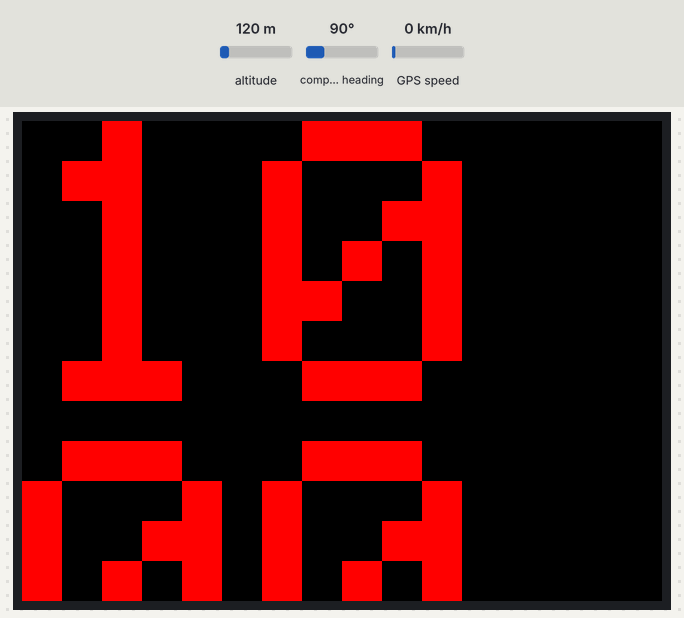
Recording of a sketch running on a simulated Arduino Uno, built with avr-gcc and run on an emulated ATmega328P. Parts: 320×240 colour display. The inputs (shaded band) are chosen by the test bench; at power-on: GPS speed 0 km/h, altitude 120 m, compass heading 90°. The GPS gets a fix after 3 s at 37.7749, -122.4194 with 8 satellites.

Above: at 1.4 s.
1.5 s: GPS speed set to 2 km/h
At 5.1 s:
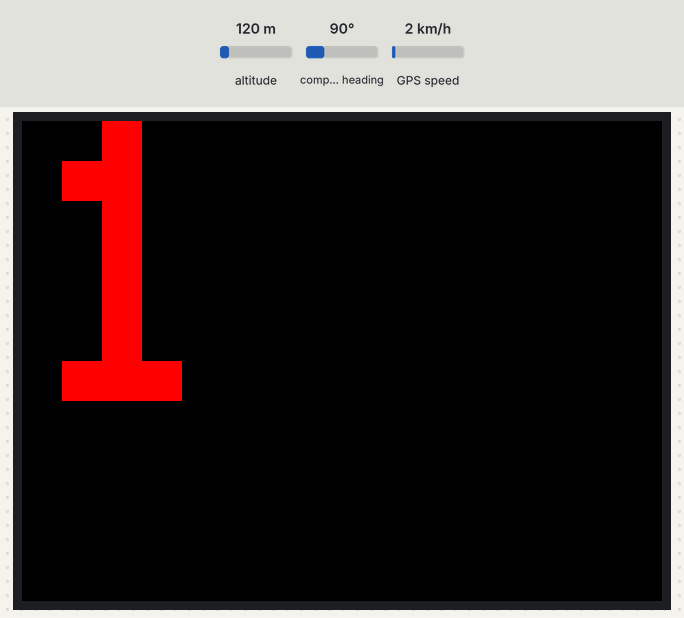
5.6 s: GPS speed set to 30 km/h
At 8.2 s:
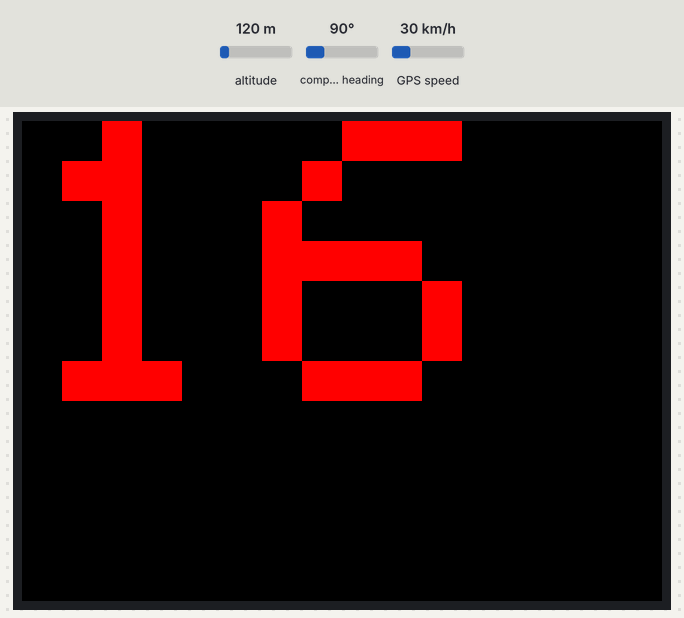
9.7 s: GPS speed set to 60 km/h
At 11.2 s:
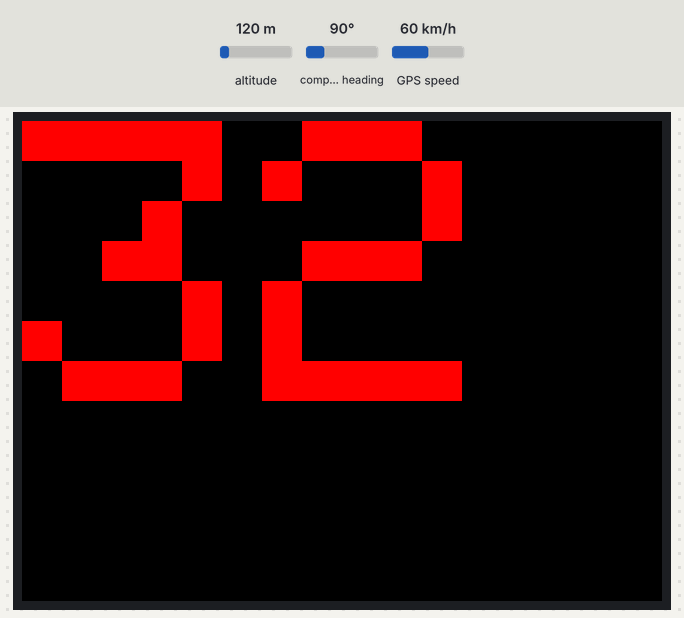
Timing chart, 0 to 12.7 s (numbered marks = the images above; inputs shaded):
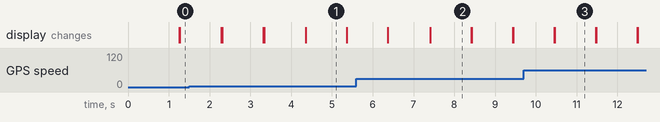

Measured:
- after the input at 5.6 s, the display: first differs from a run without the input after 1.8 s (image 2)
- after the input at 9.7 s, the display: first differs from a run without the input after 0.76 s (image 3)
- what the display in image 1 shows lasts 1.0 s, from 4.4 s to 5.4 s

The sketch:

graphicstest_gps.ino
```cpp
// This sketch has been Refurbished by BUHOSOFT
// IMPORTANT: Adafruit_TFTLCD LIBRARY MUST BE SPECIFICALLY
// CONFIGURED FOR EITHER THE TFT SHIELD OR THE BREAKOUT BOARD.
// SEE RELEVANT COMMENTS IN Adafruit_TFTLCD.h FOR SETUP.
//#define DEBUG
#include <Adafruit_GFX.h>    // Core graphics library
#include <Adafruit_TFTLCD.h> // Hardware-specific library

#include <SoftwareSerial.h>

#include <TinyGPS.h>

// The control pins for the LCD can be assigned to any digital or
// analog pins...but we'll use the analog pins as this allows us to
// double up the pins with the touch screen (see the TFT paint example).
#define LCD_CS A3 // Chip Select goes to Analog 3
#define LCD_CD A2 // Command/Data goes to Analog 2
#define LCD_WR A1 // LCD Write goes to Analog 1
#define LCD_RD A0 // LCD Read goes to Analog 0

#define LCD_RESET A4 // Can alternately just connect to Arduino's reset pin

// When using the BREAKOUT BOARD only, use these 8 data lines to the LCD:
// For the Arduino Uno, Duemilanove, Diecimila, etc.:
//   D0 connects to digital pin 8  (Notice these are
//   D1 connects to digital pin 9   NOT in order!)
//   D2 connects to digital pin 2
//   D3 connects to digital pin 3
//   D4 connects to digital pin 4
//   D5 connects to digital pin 5
//   D6 connects to digital pin 6
//   D7 connects to digital pin 7
// For the Arduino Mega, use digital pins 22 through 29
// (on the 2-row header at the end of the board).

// Assign human-readable names to some common 16-bit color values:
#define	BLACK   0x0000
#define	BLUE    0x001F
#define	RED     0xF800
#define	GREEN   0x07E0
#define CYAN    0x07FF
#define MAGENTA 0xF81F
#define YELLOW  0xFFE0
#define WHITE   0xFFFF

Adafruit_TFTLCD tft(LCD_CS, LCD_CD, LCD_WR, LCD_RD, LCD_RESET);
// If using the shield, all control and data lines are fixed, and
// a simpler declaration can optionally be used:
// Adafruit_TFTLCD tft;

TinyGPS gps;
SoftwareSerial ss(68, 69);

void setup(void) {
  ss.begin(9600);
  Serial.begin(115200);
 #ifdef DEBUG
  Serial.begin(9600);
  Serial.println(F("TFT LCD test"));
  Serial.print("TFT size is ");
  Serial.print(tft.width());
  Serial.print("x");
  Serial.println(tft.height());
#endif // DEBUG
  tft.reset();

  uint16_t identifier = tft.readID();

if(identifier == 0x9325) {
#ifdef DEBUG
    Serial.println(F("Found ILI9325 LCD driver"));
  } else if(identifier == 0x9328) {

    Serial.println(F("Found ILI9328 LCD driver"));
  } else if(identifier == 0x7575) {

    Serial.println(F("Found HX8347G LCD driver"));
  } else if(identifier == 0x9341) {

    Serial.println(F("Found ILI9341 LCD driver"));
  } else if(identifier == 0x8357) {

    Serial.println(F("Found HX8357D LCD driver"));
#endif // DEBUG
    } else {
    #ifdef DEBUG
    Serial.print(F("Unknown LCD driver chip: "));
    Serial.println(identifier, HEX);
    Serial.print(F("I try use ILI9341 LCD driver "));
    Serial.println(F("If using the Adafruit 2.8\" TFT Arduino shield, the line:"));
    Serial.println(F("  #define USE_ADAFRUIT_SHIELD_PINOUT"));
    Serial.println(F("should appear in the library header (Adafruit_TFT.h)."));
    Serial.println(F("If using the breakout board, it should NOT be #defined!"));
    Serial.println(F("Also if using the breakout, double-check that all wiring"));
    Serial.println(F("matches the tutorial."));
    #endif // DEBUG
    identifier = 0x9341;
  }


  tft.begin(identifier);
#ifdef DEBUG


  Serial.println(F("Done!"));
#endif // DEBUG
  tft.setRotation(1);
  tft.fillScreen(BLACK);
}

void loop(void) {

  //testText();


 float speed= float((gps.speed())/100.0);
 tft.setCursor(0,0);
 tft.setTextColor(RED); tft.setTextSize(20);
 tft.println(speed,0);


//GPS
  bool newData = false;
  unsigned long chars;
  unsigned short sentences, failed;

  // For one second we parse GPS data and report some key values
  for (unsigned long start = millis(); millis() - start < 1000;)
  {
    while (ss.available())
    {
      char c = ss.read();
      // Serial.write(c); // uncomment this line if you want to see the GPS data flowing
      if (gps.encode(c)) // Did a new valid sentence come in?
        newData = true;
    }
  }

//  if (newData)
//  {
//    float flat, flon;
//    unsigned long age;
//    gps.f_get_position(&flat, &flon, &age);
//    Serial.print("LAT=");
//    Serial.print(flat == TinyGPS::GPS_INVALID_F_ANGLE ? 0.0 : flat, 6);
//    Serial.print(" LON=");
//    Serial.print(flon == TinyGPS::GPS_INVALID_F_ANGLE ? 0.0 : flon, 6);
//    Serial.print(" SAT=");
//    Serial.print(gps.satellites() == TinyGPS::GPS_INVALID_SATELLITES ? 0 : gps.satellites());
//    Serial.print(" PREC=");
//    Serial.print(gps.hdop() == TinyGPS::GPS_INVALID_HDOP ? 0 : gps.hdop());
//  }
//
//  gps.stats(&chars, &sentences, &failed);
//  Serial.print(" CHARS=");
//  Serial.print(chars);
//  Serial.print(" SENTENCES=");
//  Serial.print(sentences);
//  Serial.print(" CSUM ERR=");
//  Serial.println(failed);
//  if (chars == 0)
//    Serial.println("** No characters received from GPS: check wiring **");


 ///

 tft.setCursor(0,0);
 tft.setTextColor(BLACK); tft.setTextSize(20);
 tft.println(speed,0);


// tft.fillScreen(BLACK);

}


unsigned long testText() {
  tft.fillScreen(BLACK);
  unsigned long start = micros();
  tft.setCursor(0, 0);
  tft.setTextColor(WHITE);  tft.setTextSize(1);
  tft.println("Hello World!");
  tft.setTextColor(YELLOW); tft.setTextSize(2);
  tft.println(1234.56);
  tft.setTextColor(RED);    tft.setTextSize(3);
  tft.println(0xDEADBEEF, HEX);
  tft.println();
  tft.setTextColor(GREEN);
  tft.setTextSize(5);
  tft.println("Groop");
  tft.setTextSize(2);
  tft.println("I implore thee,");
  tft.setTextSize(1);
  tft.println("my foonting turlingdromes.");
  tft.println("And hooptiously drangle me");
  tft.println("with crinkly bindlewurdles,");
  tft.println("Or I will rend thee");
  tft.println("in the gobberwarts");
  tft.println("with my blurglecruncheon,");
  tft.println("see if I don't!");
  delay(1000);
  return micros() - start;
}
```
